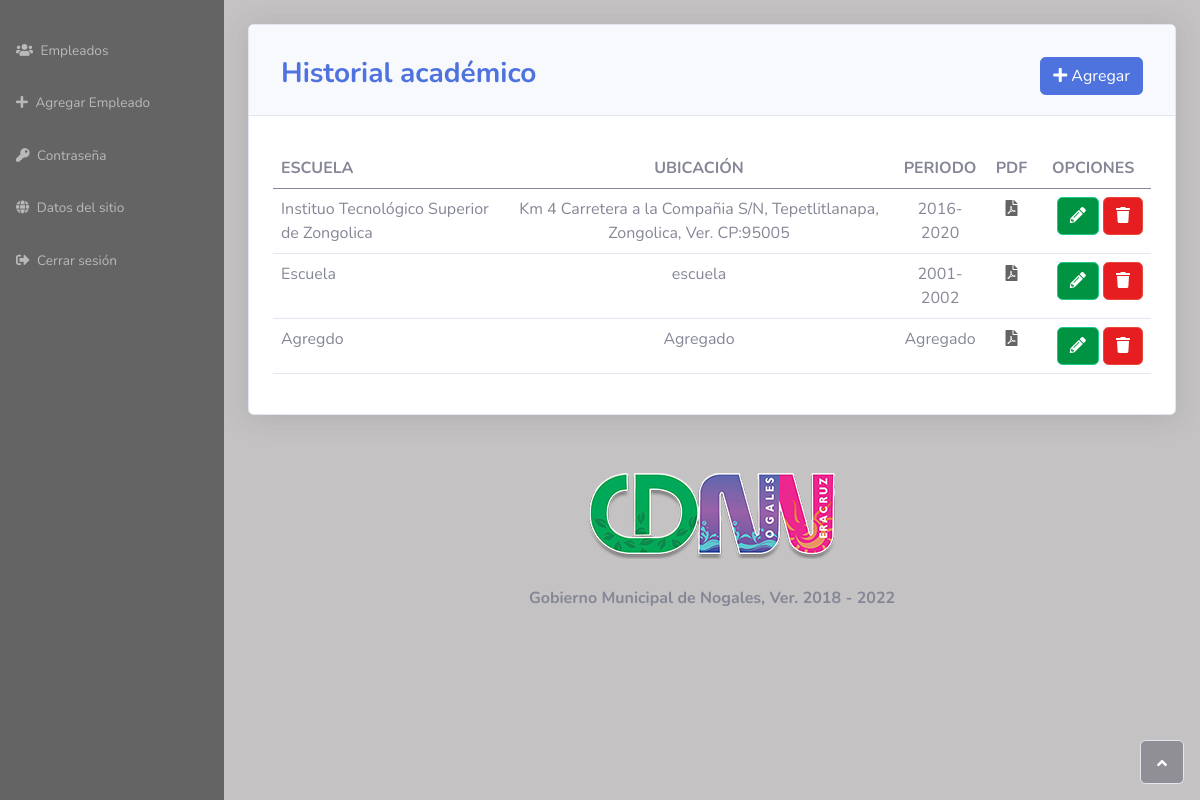
Page /record.php?id=2 (signed in) on the committed database.
### tables this page shows
CREATE TABLE IF NOT EXISTS `record` (
  `r_id` int(11) NOT NULL AUTO_INCREMENT,
  `r_user` int(11) NOT NULL,
  `r_esc` varchar(100) NOT NULL,
  `r_ubi` varchar(100) NOT NULL,
  `r_per` varchar(50) NOT NULL,
  `r_doc` varchar(100) NOT NULL,
  PRIMARY KEY (`r_id`)
);

CREATE TABLE IF NOT EXISTS `enterprise` (
  `id` int(11) NOT NULL AUTO_INCREMENT,
  `name` varchar(255) NOT NULL,
  `image` varchar(255) NOT NULL,
  PRIMARY KEY (`id`)
);

### include/record.php (called while the page is built, shortened)
<?php
class record
{
    private $conn;
    private $table_name = "record";
    public function __construct($db)
    {
        $this->conn = $db;
    }
    function recordData()
    {
        $query = "SELECT * FROM " . $this->table_name . " WHERE r_user = :id ";
        $stmt = $this->conn->prepare($query);
        $stmt->bindParam(':id', $this->r_user, PDO::PARAM_INT);
        $stmt->execute();
        return $stmt;
    }
}

### include/enterprise.php (called while the page is built, shortened)
<?php
class enterprise
{
    private $conn;
    private $table_name = "enterprise";
    public function __construct($db)
    {
        $this->conn = $db;
    }
    function enterpriseGet()
    {
        $id = 1;
        $query = "SELECT * FROM " . $this->table_name . " WHERE id = :id ";
        $stmt = $this->conn->prepare($query);
        $stmt->bindParam(':id', $id, PDO::PARAM_INT);
        $stmt->execute();
        return $stmt;
    }
}

### record.php (the view, shortened to what this page needs)
<?php
include 'header.php';
include 'include/record.php';
$user_id = $_GET['id'];
$rec       = new record($conexion);
$rec->r_user = $user_id;
$record    = $rec->recordData();
?>
<body>
    <div id="wrapper" class="bgris">
        <?php
        include 'nav.php';
        ?>
        <div class="d-flex flex-column" id="content-wrapper">
            <div id="page-top">
                <div class="container-fluid">
                    <br>
                    <div class="row">
                        <div class="col-md-12">
                            <div class="card shadow">
                                <div class="card-header py-3">
                                    <div class="card-body">
                                        <h3 class="text-primary fw-bold float-start">Historial académico</h3>
                                        <a href="recordCreate.php?id=<?php echo $user_id ?>">
                                        <button type="button" class="btn btn-primary float-end">
                                            <i class="fas fa-plus"></i> Agregar
                                        </button>
                                        </a>
                                    </div>
                                </div>
                                <div clas="row">
                                    <div class="col-md-12 p-4">
                                        <div class="table-responsive table mt-2" id="dataTable" role="grid">
                                            <table class="table my-0" id="dataTable">
                                                <thead>
                                                    <tr>
                                                        <th>ESCUELA</th>
                                                        <th class="text-center">UBICACIÓN</th>
                                                        <th class="text-center">PERIODO</th>
                                                        <th class="text-center">PDF</th>
                                                        <th class="text-center">&nbsp;&nbsp;OPCIONES&nbsp;&nbsp;</th>
                                                    </tr>
                                                </thead>
                                                <tbody>
                                                    <?php while ($recordData = $record->fetch(PDO::FETCH_ASSOC)) { ?>
                                                        <tr>
                                                            <td><?php echo "{$recordData["r_esc"]}"; ?></td>
                                                            <td class="text-center"><?php echo "{$recordData["r_ubi"]}"; ?></td>
                                                            <td class="text-center"><?php echo "{$recordData["r_per"]}"; ?></td>
                                                            <td class="text-center"> <a href="<?php echo "{$recordData["r_doc"]}"; ?>" target="_blank"><i class="fas fa-file-pdf"></i></a></td>
                                                            <td>
                                                                <div class="text-center text-white float-end">
                                                                    <a href="recordUpdate.php?id=<?php echo $user_id ?>&r_id=<?php echo "{$recordData["r_id"]}"; ?>" class="btn btn-success bg-success text-white">
                                                                        <i class="fas fa-pencil-alt"></i>
                                                                    </a>
                                                                    <button id="delete" type="button" class="btn btn-danger bg-danger" value="<?php echo "{$recordData["r_id"]}" ?>">
                                                                            <i class="fas fa-trash"></i>
                                                                    </button>
                                                                </div>
                                                            </td>
                                                        </tr>
                                                    <?php } ?>
                                                </tbody>
                                            </table>
                                        </div>
                                    </div>
                                </div>
                            </div>
                        </div>
                    </div>
                    <br>
                </div>
            </div>
            <?php include 'footer.php'; ?>
        </div>
    </div>
</body>
</html>

### header.php (shortened to what this page needs)
<!DOCTYPE html>
<html>
<head>
    <link rel="stylesheet" href="css/bootstrap.min.css">
    <link rel="stylesheet" href="css/style.css">
    <link rel="stylesheet" href="fonts/fontawesome-all.min.css">
</head>
<?php
require 'include/enterprise.php';
$database   = new connect();
$conexion   = $database->connect();
$enterprise = new enterprise($conexion);
$stmt = $enterprise->enterpriseGet();
$rowEnterprise = $stmt->fetch(PDO::FETCH_ASSOC);
?>

### nav.php (shortened to what this page needs)
<nav class="navbar navbar-dark align-items-start sidebar bg-gris">
    <div class="container-fluid d-flex flex-column p-0 sticky-top">
        <ul class="navbar-nav text-light" id="accordionSidebar">
            <li class="nav-item">
                <a class="nav-link" href="admin.php">
                    <i class="fas fa-users"></i>
                    <span>Empleados</span></a>
            </li>
            <li class="nav-item">
                <a class="nav-link" href="dataCreate.php">
                    <i class="fas fa-plus"></i>
                    <span>Agregar Empleado</span></a>
            </li>
            <li class="nav-item">
                <a class="nav-link" href="pass.php?id=<?php echo $_SESSION['user_id']; ?>">
                    <i class="fas fa-key"></i>
                    <span>Contraseña</span></a>
            </li>
            <li class="nav-item">
                <a class="nav-link" href="enterprise.php">
                    <i class="fas fa-globe"></i>
                    <span>Datos del sitio</span></a>
            </li>
            <li class="nav-item">
                <a class="nav-link" href="include/logout.php">
                    <i class="fas fa-sign-out-alt"></i>
                    <span>Cerrar sesión</span></a>
            </li>
        </ul>
    </div>
</nav>

### footer.php
<div class="row">
    <div class="col-md-12">
        <footer class="sticky-footer">
            <div class="container my-auto">
                <div class="text-center my-auto copyright">
                    <img src="<?php echo "{$rowEnterprise["image"]}"; ?>" class="img-site">
                    <h6><?php echo "{$rowEnterprise["name"]}" ?></h6>
                </div>
                <a class="border rounded d-inline scroll-to-top" href="#page-top"><i class="fas fa-angle-up"></i></a>
            </div>
        </footer>
    </div>
</div>

### css/style.css (style rules this page uses)
:root { --Gris: rgb(100, 100, 100); --Primary: rgb(4, 35, 172); --Succes: #009341; --Danger: #e61e22; --Warning: #ffbe18; --bgGris: #c4c2c2; --Gold: #D4AF37; }
.img-site { max-width: 250px; max-height: 100px; display:block; margin:auto; margin-bottom: 30px; }
a { text-decoration: none; color: var(--Gris); }
.bg-gris { background-color: var(--Gris); }
body { background-color: var(--bgGris); }
.bg-success { background-color: var(--Succes) !important; }
.bg-danger { background-color: var(--Danger) !important; }
h6 { font-weight: bold; }

### rows in the picture
record: r_esc "Instituo Tecnológico Superior de Zongolica", r_ubi "Km 4 Carretera a la Compañia S/N, Tepetlitlanapa, Zongolica, Ver. CP:95005", r_per "2016-2020", $recordData["r_id"] 2 (drawn)
record: r_esc "Escuela", r_ubi "escuela", r_per "2001-2002", $recordData["r_id"] 24 (drawn)
record: r_esc "Agregdo", r_ubi "Agregado", r_per "Agregado", $recordData["r_id"] 27 (drawn)
enterprise: image (picture), name "Gobierno Municipal de Nogales, Ver. 2018 - 2022"
